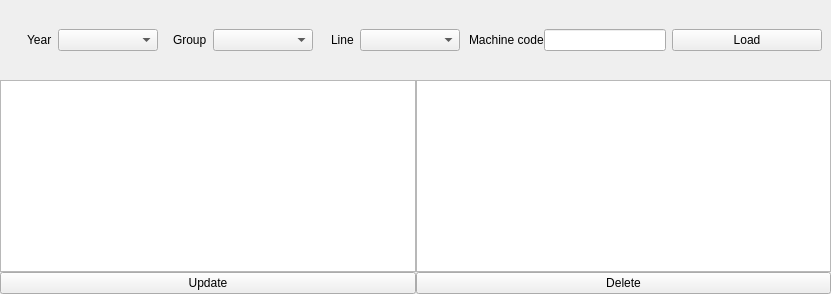
          <widget class="QWidget" name="Detail_plan_page_M">
           <layout class="QHBoxLayout">
            <property name="spacing">
             <number>0</number>
            </property>
            <property name="leftMargin">
             <number>0</number>
            </property>
            <property name="topMargin">
             <number>0</number>
            </property>
            <property name="rightMargin">
             <number>0</number>
            </property>
            <property name="bottomMargin">
             <number>0</number>
            </property>
            <item>
             <widget class="QFrame" name="frame_48">
              <property name="frameShape">
               <enum>QFrame::NoFrame</enum>
              </property>
              <layout class="QVBoxLayout" name="verticalLayout_34">
               <property name="spacing">
                <number>0</number>
               </property>
               <property name="leftMargin">
                <number>0</number>
               </property>
               <property name="topMargin">
                <number>0</number>
               </property>
               <property name="rightMargin">
                <number>0</number>
               </property>
               <property name="bottomMargin">
                <number>0</number>
               </property>
               <item>
                <widget class="QFrame" name="frame_49">
                 <property name="maximumSize">
                  <size>
                   <width>16777215</width>
                   <height>100</height>
                  </size>
                 </property>
                 <property name="frameShape">
                  <enum>QFrame::NoFrame</enum>
                 </property>
                 <layout class="QVBoxLayout" name="verticalLayout_36">
                  <property name="spacing">
                   <number>0</number>
                  </property>
                  <property name="leftMargin">
                   <number>0</number>
                  </property>
                  <property name="topMargin">
                   <number>0</number>
                  </property>
                  <property name="rightMargin">
                   <number>0</number>
                  </property>
                  <property name="bottomMargin">
                   <number>0</number>
                  </property>
                  <item>
                   <widget class="QFrame" name="frame_51">
                    <property name="minimumSize">
                     <size>
                      <width>831</width>
                      <height>80</height>
                     </size>
                    </property>
                    <property name="maximumSize">
                     <size>
                      <width>731</width>
                      <height>16777215</height>
                     </size>
                    </property>
                    <property name="frameShape">
                     <enum>QFrame::NoFrame</enum>
                    </property>
                    <layout class="QHBoxLayout" name="horizontalLayout_37">
                     <item>
                      <widget class="QFrame" name="frame_54">
                       <property name="frameShape">
                        <enum>QFrame::NoFrame</enum>
                       </property>
                       <layout class="QHBoxLayout" name="horizontalLayout_36">
                        <property name="spacing">
                         <number>0</number>
                        </property>
                        <property name="leftMargin">
                         <number>0</number>
                        </property>
                        <property name="topMargin">
                         <number>0</number>
                        </property>
                        <property name="rightMargin">
                         <number>0</number>
                        </property>
                        <property name="bottomMargin">
                         <number>0</number>
                        </property>
                        <item>
                         <widget class="QFrame" name="frame_52">
                          <property name="frameShape">
                           <enum>QFrame::NoFrame</enum>
                          </property>
                          <layout class="QHBoxLayout" name="horizontalLayout_34">
                           <item>
                            <widget class="QFrame" name="frame_69">
                             <property name="frameShape">
                              <enum>QFrame::NoFrame</enum>
                             </property>
                             <layout class="QHBoxLayout" name="horizontalLayout_49">
                              <item>
                               <widget class="QLabel" name="label_51">
                                <property name="text">
                                 <string>Year</string>
                                </property>
                               </widget>
                              </item>
                              <item>
                               <widget class="QComboBox" name="Year_plan_cbb_DP">
                                <property name="minimumSize">
                                 <size>
                                  <width>100</width>
                                  <height>0</height>
                                 </size>
                                </property>
                               </widget>
                              </item>
                             </layout>
                            </widget>
                           </item>
                           <item>
                            <widget class="QLabel" name="label_46">
                             <property name="text">
                              <string>Group</string>
                             </property>
                            </widget>
                           </item>
                           <item>
                            <widget class="QComboBox" name="Group_cbb_DP">
                             <property name="minimumSize">
                              <size>
                               <width>100</width>
                               <height>0</height>
                              </size>
                             </property>
                            </widget>
                           </item>
                          </layout>
                         </widget>
                        </item>
                        <item>
                         <widget class="QFrame" name="frame_53">
                          <property name="frameShape">
                           <enum>QFrame::NoFrame</enum>
                          </property>
                          <layout class="QHBoxLayout" name="horizontalLayout_35">
                           <item>
                            <widget class="QLabel" name="label_47">
                             <property name="text">
                              <string>Line</string>
                             </property>
                            </widget>
                           </item>
                           <item>
                            <widget class="QComboBox" name="Line_cbb_DP">
                             <property name="minimumSize">
                              <size>
                               <width>100</width>
                               <height>0</height>
                              </size>
                             </property>
                            </widget>
                           </item>
                          </layout>
                         </widget>
                        </item>
                        <item>
                         <widget class="QLabel" name="label_48">
                          <property name="text">
                           <string>Machine code</string>
                          </property>
                         </widget>
                        </item>
                        <item>
                         <widget class="QLineEdit" name="Code_lnedit_DP">
                          <property name="minimumSize">
                           <size>
                            <width>100</width>
                            <height>0</height>
                           </size>
                          </property>
                         </widget>
                        </item>
                       </layout>
                      </widget>
                     </item>
                     <item>
                      <widget class="QPushButton" name="Load_btn_DP">
                       <property name="minimumSize">
                        <size>
                         <width>150</width>
                         <height>0</height>
                        </size>
                       </property>
                       <property name="text">
                        <string>Load</string>
                       </property>
                      </widget>
                     </item>
                    </layout>
                   </widget>
                  </item>
                 </layout>
                </widget>
               </item>
               <item>
                <widget class="QFrame" name="frame_50">
                 <property name="frameShape">
                  <enum>QFrame::NoFrame</enum>
                 </property>
                 <layout class="QHBoxLayout" name="horizontalLayout_38">
                  <property name="spacing">
                   <number>0</number>
                  </property>
                  <property name="leftMargin">
                   <number>0</number>
                  </property>
                  <property name="topMargin">
                   <number>0</number>
                  </property>
                  <property name="rightMargin">
                   <number>0</number>
                  </property>
                  <property name="bottomMargin">
                   <number>0</number>
                  </property>
                  <item>
                   <widget class="QTableWidget" name="Detail_plan_freeze_table"/>
                  </item>
                  <item>
                   <widget class="QTableWidget" name="Detail_plan_table"/>
                  </item>
                 </layout>
                </widget>
               </item>
               <item>
                <widget class="QFrame" name="frame_55">
                 <property name="frameShape">
                  <enum>QFrame::NoFrame</enum>
                 </property>
                 <layout class="QHBoxLayout" name="horizontalLayout_39">
                  <property name="spacing">
                   <number>0</number>
                  </property>
                  <property name="leftMargin">
                   <number>0</number>
                  </property>
                  <property name="topMargin">
                   <number>0</number>
                  </property>
                  <property name="rightMargin">
                   <number>0</number>
                  </property>
                  <property name="bottomMargin">
                   <number>0</number>
                  </property>
                  <item>
                   <widget class="QPushButton" name="Update_btn_DP">
                    <property name="text">
                     <string>Update</string>
                    </property>
                   </widget>
                  </item>
                  <item>
                   <widget class="QPushButton" name="Delete_btn_DP">
                    <property name="text">
                     <string>Delete</string>
                    </property>
                   </widget>
                  </item>
                 </layout>
                </widget>
               </item>
              </layout>
             </widget>
            </item>
           </layout>
          </widget>
